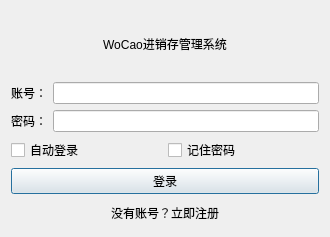
<?xml version="1.0" encoding="UTF-8"?>
<ui version="4.0">
 <class>LoginDialog</class>
 <widget class="QDialog" name="LoginDialog">
  <property name="windowModality">
   <enum>Qt::ApplicationModal</enum>
  </property>
  <property name="geometry">
   <rect>
    <x>0</x>
    <y>0</y>
    <width>330</width>
    <height>237</height>
   </rect>
  </property>
  <property name="sizePolicy">
   <sizepolicy hsizetype="Preferred" vsizetype="Preferred">
    <horstretch>0</horstretch>
    <verstretch>0</verstretch>
   </sizepolicy>
  </property>
  <property name="maximumSize">
   <size>
    <width>330</width>
    <height>237</height>
   </size>
  </property>
  <property name="windowTitle">
   <string>用户登录</string>
  </property>
  <property name="windowOpacity">
   <double>0.900000000000000</double>
  </property>
  <layout class="QVBoxLayout" name="verticalLayout">
   <item>
    <widget class="QLabel" name="label_3">
     <property name="layoutDirection">
      <enum>Qt::LeftToRight</enum>
     </property>
     <property name="text">
      <string>WoCao进销存管理系统</string>
     </property>
     <property name="alignment">
      <set>Qt::AlignCenter</set>
     </property>
    </widget>
   </item>
   <item>
    <layout class="QHBoxLayout" name="horizontalLayout">
     <item>
      <widget class="QLabel" name="label">
       <property name="text">
        <string>账号：</string>
       </property>
      </widget>
     </item>
     <item>
      <widget class="QLineEdit" name="nameEdit">
       <property name="inputMethodHints">
        <set>Qt::ImhNone</set>
       </property>
      </widget>
     </item>
    </layout>
   </item>
   <item>
    <layout class="QHBoxLayout" name="horizontalLayout_2">
     <item>
      <widget class="QLabel" name="label_2">
       <property name="text">
        <string>密码：</string>
       </property>
      </widget>
     </item>
     <item>
      <widget class="QLineEdit" name="passwdEdit">
       <property name="echoMode">
        <enum>QLineEdit::Password</enum>
       </property>
      </widget>
     </item>
    </layout>
   </item>
   <item>
    <layout class="QHBoxLayout" name="horizontalLayout_3">
     <item>
      <widget class="QCheckBox" name="autoLoginChkBox">
       <property name="text">
        <string>自动登录</string>
       </property>
      </widget>
     </item>
     <item>
      <widget class="QCheckBox" name="remPasswdChkBox">
       <property name="text">
        <string>记住密码</string>
       </property>
      </widget>
     </item>
    </layout>
   </item>
   <item>
    <widget class="QPushButton" name="loginButton">
     <property name="text">
      <string>登录</string>
     </property>
    </widget>
   </item>
   <item>
    <widget class="QPushButton" name="registButton">
     <property name="text">
      <string>没有账号？立即注册</string>
     </property>
     <property name="flat">
      <bool>true</bool>
     </property>
    </widget>
   </item>
  </layout>
 </widget>
 <resources/>
 <connections/>
</ui>
